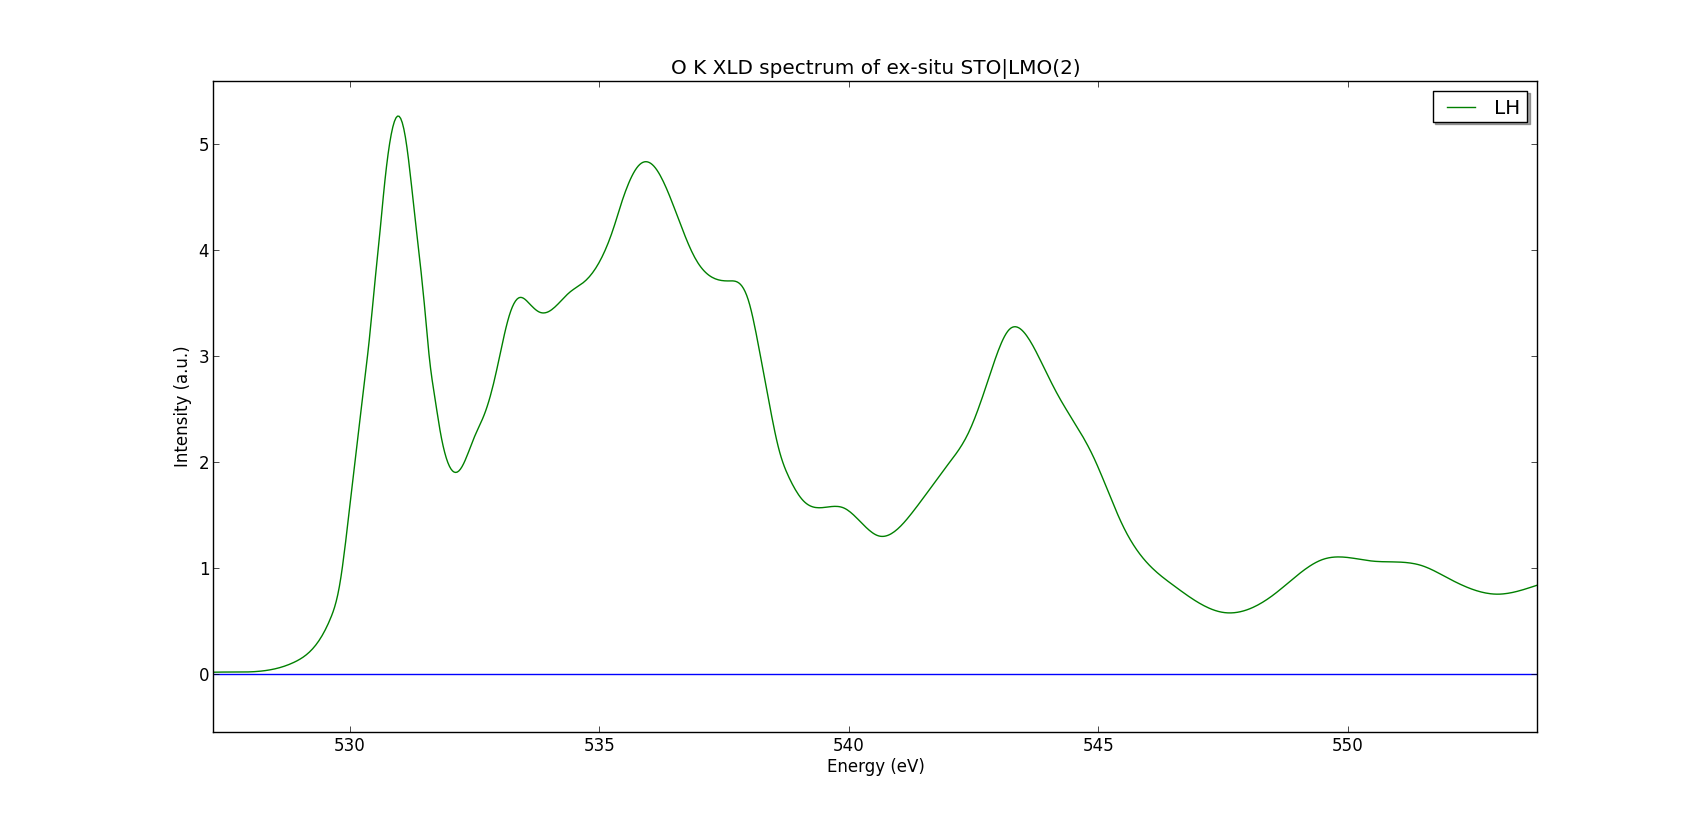

Write Python code to recreate this figure.
"""
Script to analyse XLD and XMCD spectra
"""
import matplotlib.lines as mlines
import matplotlib.pyplot as plt
import numpy as np
import math
import copy
import random
import h5py
import copy
from scipy import interpolate

smooth = .0003
FILE_LH = "../../Data/i09-75025.nxs"

import csv
def save(energies, spectrum, ext):
    name = 'LMO2OKex'
    with open('csv/'+name+'-'+ext+'.csv', 'wb') as f:
        writer = csv.writer(f)
        writer.writerow(('energy','intensity'))
        for n, s in enumerate(spectrum):
            writer.writerow((energies[n], s))
        f.close()

def getBackground(energies, spectrum):
    
    last = len(energies)
    print 'LAST: ',last
    points = [2, 40, 65, 105, 222, 233]
    B = 1
    answ = "n"

    # Substracting pre-edge
    minimum = min(spectrum[points[0]:points[1]])
    spectrum = [s-minimum for s in spectrum]

    # Simulating step-function
    step = []
    start = spectrum[points[1]]
    mid = spectrum[points[3]]
    end = spectrum[points[4]]
    diff1 = mid - start
    diff2 = end - mid
    for e in energies:
        # fermi-dirac distribution-like normalisation function
        n = diff1/(math.exp((energies[points[2]]-e)/B)+1)
        step.append(n)
    fitspect = [s - step[n] for n, s in enumerate(spectrum)]

##    while answ == "n":
##        plt.plot(energies, spectrum)
##        plt.plot(energies, [s+start for s in step])
##        for p in points:
##            plt.axvline(energies[p], color='k', linestyle='solid')
##        plt.show()
##            
##        answ = raw_input("Are the lines placed correctly? y/n: ")
##        while answ != "n" and answ != "y":
##            answ = raw_input("Use 'y' or 'n'. Are the lines correct?: ")
##
##        if answ == "y": break
##        print "Previous lines were places at ",points
##        for n, p in enumerate(points):
##            try: points[n] = int(raw_input("Line "+str(n+1)+" to: "))
##            except:
##                print "Invalid syntax"
##                points[n] = int(raw_input("Line "+str(n+1)+" to: "))
##        print points

    # Fitting 4th order polynomial to bg without step
    bg = range(points[0],points[1]) + [points[3]] + range(points[4],points[5])
    x, y = [energies[n] for n in bg], [fitspect[n] for n in bg]
    a, b, c, d, e =  np.polyfit(x, y, 4)
    norm = [a*i**4 + b*i**3 + c*i**2 + d*i + e for i in energies]
    spectNorm = [s-norm[n]+step[n] for n, s in enumerate(fitspect)]
    
    return norm, spectNorm

if __name__ == '__main__':
    print "Gathering measurements data"
    
    with h5py.File(FILE_LH, 'r') as f:
        energies = f["/entry1/instrument/pathgroup/pgmenergy"]
        
        spectrum = f["/entry1/instrument/smpmiamp39/smpmiamp39"]
        i_0 = f["entry1/instrument/sm5iamp8/sm5iamp8"]

        LHEnergies = [e for e in energies[2:-2]]
        LHSpectrum = [s/i_0[n] for n, s in enumerate(spectrum[2:-2])]

    energies = np.linspace(LHEnergies[0], LHEnergies[-1], num=len(LHEnergies)*5, endpoint=True)

    print "============"
    print "First background"
    print "============"
    LHNorm, LHSpectrum_norm = getBackground(LHEnergies, LHSpectrum)
    splineRep = interpolate.splrep(LHEnergies, LHSpectrum_norm, s=smooth)
    LHSpectrum_norm = interpolate.splev(energies, splineRep, der=0)

    # Save data to CSV
    spectra = [LHSpectrum_norm]
    for n, s in enumerate(spectra):
        save(energies, s, str(n+1))

    # Plot data
    plt.plot(energies, [0 for e in energies])
##    plt.plot(LHEnergies, LHSpectrum)
##    plt.plot(LHEnergies, LHNorm)
    plt.plot(energies, LHSpectrum_norm, label='LH')
    
    legend = plt.legend(loc='upper right', shadow=True)
    title = plt.title("O K XLD spectrum of ex-situ STO|LMO(2)")
    plt.xlabel("Energy (eV)")
    plt.ylabel("Intensity (a.u.)")
    plt.show()   
